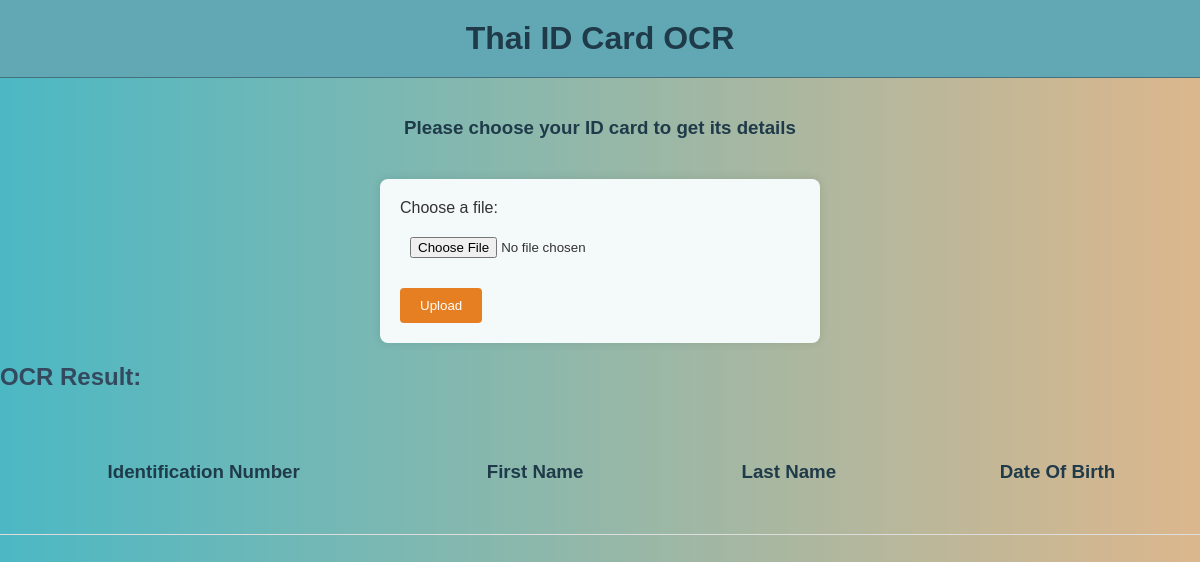
Before: / with the older database file.
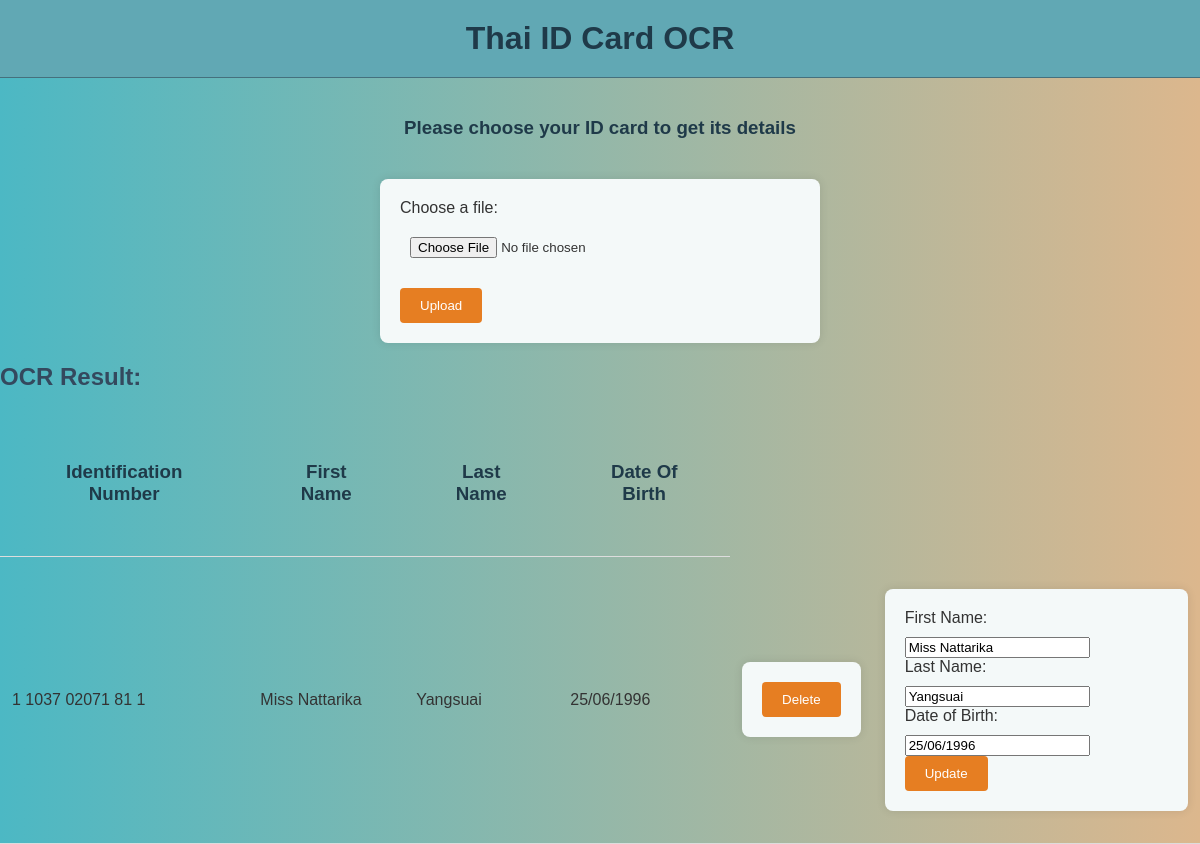
After: the same page with the newer database file.
### tables this page shows
CREATE TABLE user_data (
            identification_number TEXT PRIMARY KEY,
            name TEXT,
            last_name TEXT,
            date_of_birth TEXT
        );

### app.py (the view)
@app.route('/')
def index():
    conn = sqlite3.connect('thai_id.db')
    cursor = conn.cursor()
    cursor.execute('SELECT * FROM user_data')
    rows = cursor.fetchall()
    conn.close()
    result = {
        'text': {},
        'data': rows,
    }
    return render_template('index.html', result=result)

### templates/index.html (shortened to what this page needs)
<!DOCTYPE html>
<html lang="en">
<head>
    <link rel="stylesheet" href="{{ url_for('static', filename='css/style.css') }}">
</head>
<body>
    <h1>Thai ID Card OCR</h1>
    <h3>Please choose your ID card to get its details</h3>
    <form action="{{ url_for('upload') }}" method="post" enctype="multipart/form-data">
        <label for="file">Choose a file:</label>
        <input type="file" name="file" id="file" accept=".png, .jpg, .jpeg">
        <button type="submit">Upload</button>
    </form>
    {% if result %}
    <h2>OCR Result:</h2>
    <table>
        <tr>
            <td><h3>Identification Number</h3></td>
            <td><h3>First Name</h3></td>
            <td><h3>Last Name</h3></td>
            <td><h3>Date Of Birth</h3></td>
        </tr>
        {% for d in result.data %}
        <tr>
            <td>{{d.0}}</td>
            <td>{{d.1}}</td>
            <td>{{d.2}}</td>
            <td>{{d.3}}</td>
            <td>
                <form action="/delete" method="post">
                    <button type="submit">Delete</button>
                </form>
            </td>
            <td>
                <form action="/update" method="post">
                    <label for="first_name">First Name:</label>
                    <input type="text" name="first_name" value="{{ d.1 }}" required>
                    <label for="last_name">Last Name:</label>
                    <input type="text" name="last_name" value="{{ d.2 }}" required>
                    <label for="date_of_birth">Date of Birth:</label>
                    <input type="text" name="date_of_birth" value="{{ d.3 }}" required>
                    <button type="submit">Update</button>
                </form>
            </td>
        </tr>
        {% endfor %}
    </table>
    {% endif %}
</body>
</html>

### static/css/style.css (style rules this page uses)
body, h1, h2, p, label { margin: 0; padding: 0; }
body { font-family: 'Arial', sans-serif; background: linear-gradient(to right, #4cb8c4, #dcb78d); color: #333; }
h1 { color: #1f3a49; text-align: center; padding: 20px; background-color: #61a8b4; border-bottom: 1px solid #45707d; }
h3 { color: #1f3a49; text-align: center; padding: 20px; }
form { max-width: 400px; margin: 20px auto; padding: 20px; background-color: #f4f9f9; box-shadow: 0 0 10px rgba(0, 0, 0, 0.1); border-radius: 8px; }
label { display: block; margin-bottom: 10px; color: #333; }
input[type="file"] { width: 100%; padding: 10px; margin-bottom: 20px; box-sizing: border-box; }
button { background-color: #e67e22; color: #fff; padding: 10px 20px; border: none; cursor: pointer; border-radius: 4px; }
h2 { margin-top: 20px; color: #34495e; }
table { width: 100%; border-collapse: collapse; margin-top: 20px; }
th, td { padding: 12px; text-align: left; border-bottom: 1px solid #ddd; }

Changed rows visible on the page:
added user_data: identification_number "1 1037 02071 81 1", name "Miss Nattarika", last_name "Yangsuai", date_of_birth "25/06/1996", first_name "Miss Nattarika"
